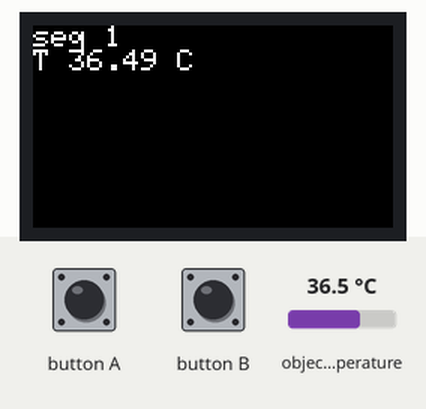
The sketch below on a simulated ESP32. Parts: 240×135 colour display. The test bench sets the inputs (shaded band); at power-on: object temperature 36.5 °C. What the sketch prints to the serial monitor is not drawn.

Above: at 1.8 s.
1.9 s: object temperature set to 20 °C
At 3.0 s:
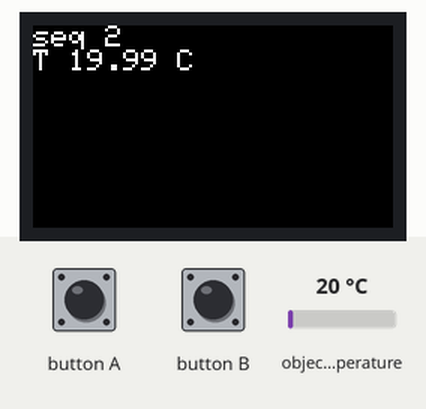
4.7 s: object temperature set to 26 °C
At 5.6 s:
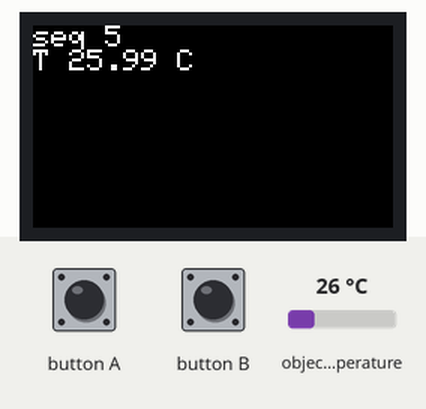
7.7 s: object temperature set to 32 °C
At 9.0 s:
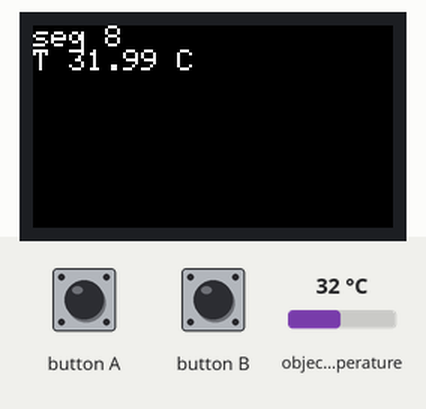
Timing chart, 0 to 10.7 s (numbered marks = the images above; inputs shaded):
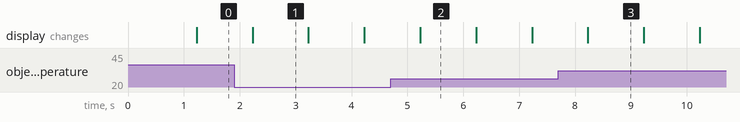

The sketch:

temp_streamer.ino
```cpp
// temp_streamer.ino
// M5StickC PLUS2 + MLX90614 — stream object temperature at 1 Hz over USB serial.
//
// Wiring (M5StickC PLUS2 → MLX90614 breakout):
//   G0  -> MLX90614 SDA
//   G26 -> MLX90614 SCL
//   3V3 -> MLX90614 VIN   (NOT 5V — MLX90614 is 3.3 V only)
//   GND -> MLX90614 GND
//
// Library required: Adafruit MLX90614 Library
//   Arduino IDE → Library Manager → search "Adafruit MLX90614" → install.
//   Adafruit BusIO is pulled in automatically as a dependency.
//
// Sampling: MLX90614's I2C read is slow (~10 ms) and the temperature changes
// slowly, so we emit one packet per second. Object temperature only — that's
// the IR-measured surface temperature pointed at the lens. Ambient (die
// temperature) is intentionally omitted to keep the packet small.
//
// Packet layout (little-endian, 14 bytes total):
//   [0xAA][0x57]              sync (different from the PPG sketch's 0xAA 0x55)
//   [seq u16]                 wraps at 65535
//   [t_us u32]                esp_timer_get_time() lower 32 bits at moment of read
//   [t_obj_c f32]             object temperature in degrees Celsius
//   [crc8]                    CRC8/Dallas over bytes [2..11]
//   [0x0A]                    '\n' framing aid

#include <M5StickCPlus2.h>
#include <Wire.h>
#include <Adafruit_MLX90614.h>
#include "esp_timer.h"

static const uint32_t SERIAL_BAUD = 115200;
static const int      I2C_SDA     = 0;
static const int      I2C_SCL     = 26;
static const uint32_t I2C_HZ      = 100000;     // MLX90614 SMBus tops out near 100 kHz
static const uint32_t EMIT_PERIOD_MS = 1000;    // 1 Hz

Adafruit_MLX90614 mlx = Adafruit_MLX90614();

static uint16_t seq = 0;
static uint32_t last_emit_ms = 0;
static float    last_temp_for_display = NAN;

static uint8_t crc8(const uint8_t* p, size_t n) {
  uint8_t c = 0;
  for (size_t i = 0; i < n; i++) {
    c ^= p[i];
    for (int b = 0; b < 8; b++) {
      c = (c & 0x80) ? (uint8_t)((c << 1) ^ 0x07) : (uint8_t)(c << 1);
    }
  }
  return c;
}

static void emit_packet(float t_obj_c) {
  uint32_t t_us = (uint32_t)(esp_timer_get_time() & 0xFFFFFFFFu);
  uint8_t pkt[14];
  pkt[0] = 0xAA; pkt[1] = 0x57;
  memcpy(&pkt[2],  &seq,     2);
  memcpy(&pkt[4],  &t_us,    4);
  memcpy(&pkt[8],  &t_obj_c, 4);
  pkt[12] = crc8(&pkt[2], 10);
  pkt[13] = '\n';
  Serial.write(pkt, sizeof(pkt));
  seq++;
  last_temp_for_display = t_obj_c;
}

void setup() {
  auto cfg = M5.config();
  StickCP2.begin(cfg);
  StickCP2.Display.setRotation(3);
  StickCP2.Display.setTextSize(2);
  StickCP2.Display.fillScreen(BLACK);
  StickCP2.Display.setCursor(0, 0);
  StickCP2.Display.println("Temp streamer");

  Serial.begin(SERIAL_BAUD);
  while (!Serial && millis() < 2000) {}

  Wire.begin(I2C_SDA, I2C_SCL, I2C_HZ);
  if (!mlx.begin(0x5A, &Wire)) {
    StickCP2.Display.fillScreen(RED);
    StickCP2.Display.setCursor(0, 0);
    StickCP2.Display.println("MLX90614");
    StickCP2.Display.println("NOT FOUND");
    while (true) { delay(1000); }
  }

  StickCP2.Display.println("OK 1 Hz");
  last_emit_ms = millis();
}

void loop() {
  StickCP2.update();

  uint32_t now_ms = millis();
  if (now_ms - last_emit_ms >= EMIT_PERIOD_MS) {
    last_emit_ms = now_ms;
    float t_obj_c = mlx.readObjectTempC();
    if (!isnan(t_obj_c)) {
      emit_packet(t_obj_c);
    }
    StickCP2.Display.fillScreen(BLACK);
    StickCP2.Display.setCursor(0, 0);
    StickCP2.Display.printf("seq %u\n", seq);
    if (!isnan(last_temp_for_display)) {
      StickCP2.Display.printf("T %.2f C\n", last_temp_for_display);
    } else {
      StickCP2.Display.println("T --");
    }
  }
}
```

Measured:
- what the display in image 1 shows lasts 1.0 s, from 2.2 s to 3.2 s
